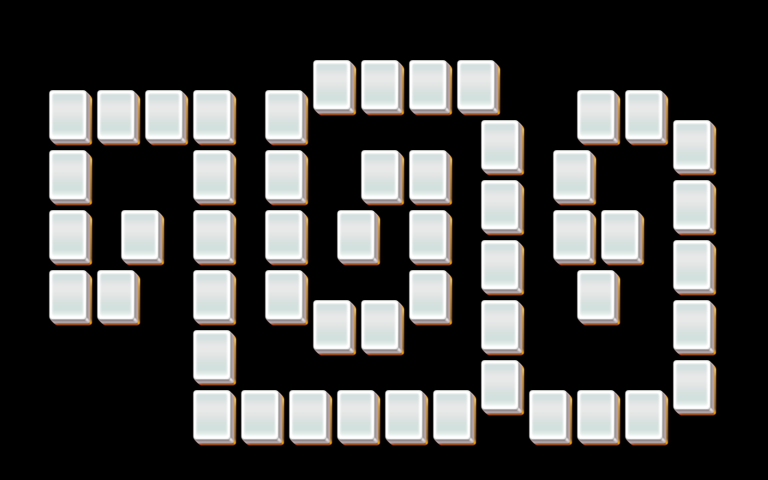

This is a level from a 2D game, rendered from its Tiled map with the project's own tilesets. A one-line summary and the map file follow, with tile-layer data summarised:
An orthogonal 32x16 tile map with 24x30 px tiles, 3 tile layers (layer1, layer2, layer3).

<map version="1.0" orientation="orthogonal" width="32" height="16" tilewidth="24" tileheight="30">
 <properties>
  <property name="species" value="25" />
 </properties>
 <tileset firstgid="1" name="mahjong" tilewidth="48" tileheight="60">
  <image source="mahjong.png" />
 </tileset>
 <layer name="layer1" width="32" height="16">
  <data>[512 cells, 53 non-empty, 1 distinct tile ids]</data>
 </layer>
 <layer name="layer2" width="32" height="16">
  <data>[512 cells, 53 non-empty, 1 distinct tile ids]</data>
 </layer>
 <layer name="layer3" width="32" height="16">
  <data>[512 cells, 52 non-empty, 1 distinct tile ids]</data>
 </layer>
</map>
